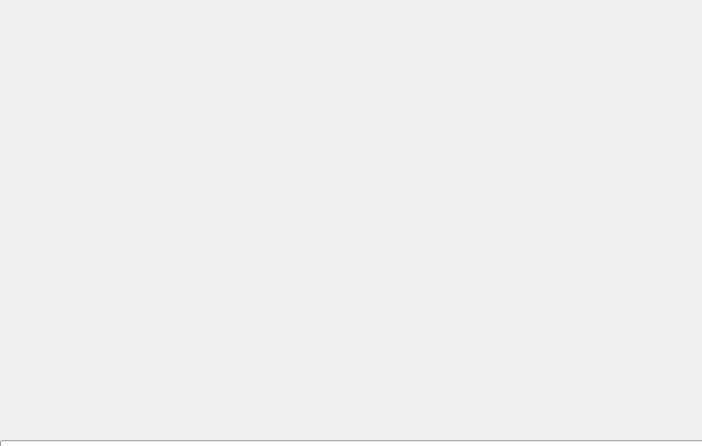
<?xml version="1.0" encoding="UTF-8"?>
<ui version="4.0">
 <class>MainWindow</class>
 <widget class="QMainWindow" name="MainWindow">
  <property name="geometry">
   <rect>
    <x>0</x>
    <y>0</y>
    <width>702</width>
    <height>446</height>
   </rect>
  </property>
  <property name="windowTitle">
   <string>Splash</string>
  </property>
  <widget class="QWidget" name="centralwidget">
   <widget class="QLabel" name="label_2">
    <property name="geometry">
     <rect>
      <x>-20</x>
      <y>-10</y>
      <width>741</width>
      <height>451</height>
     </rect>
    </property>
    <property name="text">
     <string/>
    </property>
    <property name="pixmap">
     <pixmap>../img/pendu.gif</pixmap>
    </property>
    <property name="alignment">
     <set>Qt::AlignCenter</set>
    </property>
   </widget>
   <widget class="QProgressBar" name="progressBar">
    <property name="geometry">
     <rect>
      <x>0</x>
      <y>440</y>
      <width>711</width>
      <height>21</height>
     </rect>
    </property>
    <property name="value">
     <number>0</number>
    </property>
    <property name="textVisible">
     <bool>false</bool>
    </property>
    <property name="orientation">
     <enum>Qt::Horizontal</enum>
    </property>
   </widget>
  </widget>
 </widget>
 <resources/>
 <connections/>
</ui>
